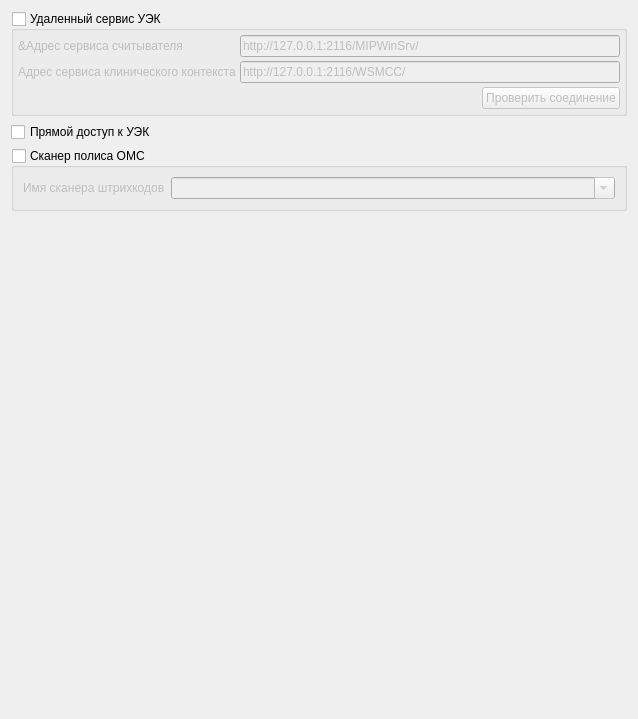
     <widget class="QWidget" name="tabMIP">
      <attribute name="title">
       <string>МИП</string>
      </attribute>
      <layout class="QGridLayout" name="gridLayout_9">
       <item row="0" column="0">
        <widget class="QGroupBox" name="grpMIP">
         <property name="enabled">
          <bool>true</bool>
         </property>
         <property name="title">
          <string>Удаленный сервис УЭК</string>
         </property>
         <property name="checkable">
          <bool>true</bool>
         </property>
         <property name="checked">
          <bool>false</bool>
         </property>
         <layout class="QGridLayout" name="gridLayout_8">
          <property name="margin">
           <number>4</number>
          </property>
          <property name="spacing">
           <number>4</number>
          </property>
          <item row="2" column="1" colspan="2">
           <spacer name="horizontalSpacer_9">
            <property name="orientation">
             <enum>Qt::Horizontal</enum>
            </property>
            <property name="sizeHint" stdset="0">
             <size>
              <width>238</width>
              <height>20</height>
             </size>
            </property>
           </spacer>
          </item>
          <item row="0" column="0">
           <widget class="QLabel" name="lblTFCPUrl_3">
            <property name="minimumSize">
             <size>
              <width>130</width>
              <height>0</height>
             </size>
            </property>
            <property name="text">
             <string>&amp;Адрес сервиса считывателя</string>
            </property>
            <property name="buddy">
             <cstring>edtTFCPUrl</cstring>
            </property>
           </widget>
          </item>
          <item row="2" column="3">
           <widget class="QPushButton" name="btnMIPTest">
            <property name="text">
             <string>Проверить соединение</string>
            </property>
           </widget>
          </item>
          <item row="1" column="0">
           <widget class="QLabel" name="label_3">
            <property name="text">
             <string>Адрес сервиса клинического контекста</string>
            </property>
           </widget>
          </item>
          <item row="0" column="1" colspan="3">
           <widget class="QLineEdit" name="edtMIPUrl">
            <property name="minimumSize">
             <size>
              <width>300</width>
              <height>0</height>
             </size>
            </property>
            <property name="text">
             <string>http://127.0.0.1:2116/MIPWinSrv/</string>
            </property>
           </widget>
          </item>
          <item row="1" column="1" colspan="3">
           <widget class="QLineEdit" name="edtMIPContext">
            <property name="text">
             <string>http://127.0.0.1:2116/WSMCC/</string>
            </property>
           </widget>
          </item>
         </layout>
        </widget>
       </item>
       <item row="2" column="0">
        <widget class="QGroupBox" name="grpBarCodeReader">
         <property name="enabled">
          <bool>true</bool>
         </property>
         <property name="title">
          <string>Сканер полиса ОМС</string>
         </property>
         <property name="checkable">
          <bool>true</bool>
         </property>
         <property name="checked">
          <bool>false</bool>
         </property>
         <layout class="QFormLayout" name="formLayout">
          <item row="0" column="0">
           <widget class="QLabel" name="Label">
            <property name="text">
             <string>Имя сканера штрихкодов</string>
            </property>
           </widget>
          </item>
          <item row="0" column="1">
           <widget class="QComboBox" name="cmbBarCodeReader">
            <property name="editable">
             <bool>true</bool>
            </property>
           </widget>
          </item>
         </layout>
        </widget>
       </item>
       <item row="1" column="0">
        <widget class="QCheckBox" name="uekDirectAccess">
         <property name="enabled">
          <bool>true</bool>
         </property>
         <property name="text">
          <string>Прямой доступ к УЭК</string>
         </property>
        </widget>
       </item>
       <item row="3" column="0">
        <spacer name="verticalSpacer_5">
         <property name="orientation">
          <enum>Qt::Vertical</enum>
         </property>
         <property name="sizeHint" stdset="0">
          <size>
           <width>20</width>
           <height>497</height>
          </size>
         </property>
        </spacer>
       </item>
      </layout>
     </widget>
